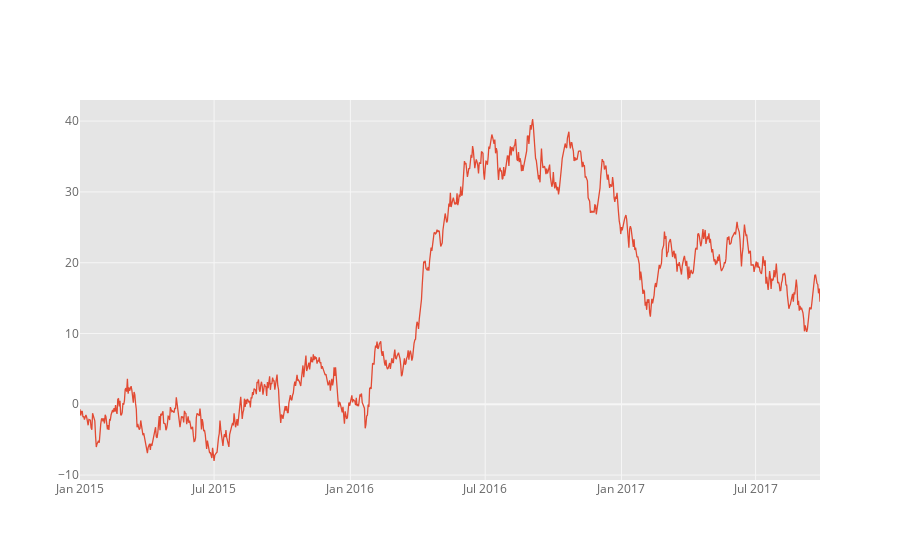

Source (notebook cell):
### Code cell
cf.datagen.lines(1,1000).iplot()

### Figure 1 — Plotly figure (JSON) as saved in the notebook; plotly's stock layout.template omitted (floating-point values rounded to 4 significant figures; data arrays with more than 128 entries replaced by an {"elided": "..."} marker saying what was removed)
{"data": [{"line": {"color": "rgba(226, 74, 51, 1.0)", "dash": "solid", "shape": "linear", "width": 1.3}, "mode": "lines", "name": "YPW.SH", "text": "", "type": "scatter", "x": {"elided": "1000 str values"}, "y": {"elided": "1000 float values"}}], "layout": {"legend": {"bgcolor": "#FFFFFF", "font": {"color": "#666666"}}, "paper_bgcolor": "#FFFFFF", "plot_bgcolor": "#E5E5E5", "title": {"font": {"color": "#151516"}}, "xaxis": {"gridcolor": "#F6F6F6", "showgrid": true, "tickfont": {"color": "#666666"}, "title": {"font": {"color": "#666666"}, "text": ""}, "zerolinecolor": "#F6F6F6"}, "yaxis": {"gridcolor": "#F6F6F6", "showgrid": true, "tickfont": {"color": "#666666"}, "title": {"font": {"color": "#666666"}, "text": ""}, "zerolinecolor": "#F6F6F6"}}}
